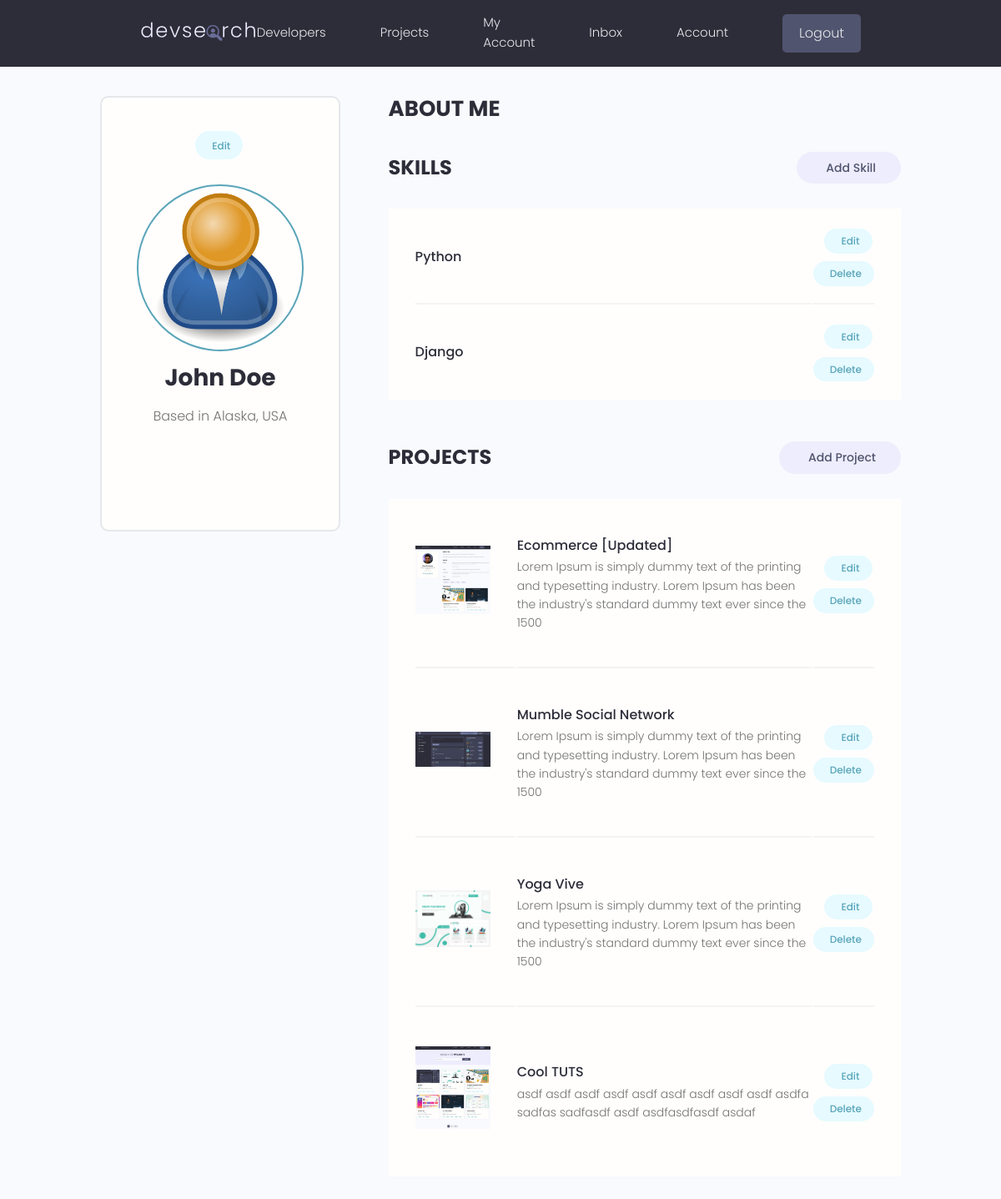
/account/ (signed in), run on the app's committed database.
### users/models.py (models this page shows, shortened)
class Profile(models.Model):
    user = models.OneToOneField(User, on_delete=models.CASCADE, null=True, blank=True)
    name = models.CharField(max_length=200, blank=True, null=True)
    email = models.EmailField(max_length=500, blank=True, null=True)
    username = models.CharField(max_length=200, blank=True, null=True)
    location = models.CharField(max_length=200, blank=True, null=True)
    short_intro = models.CharField(max_length=200, blank=True, null=True)
    bio = models.TextField(blank=True, null=True)
    profile_image = models.ImageField(null=True, blank=True, upload_to='profiles/', default="profiles/user-default.png")
    social_github = models.CharField(max_length=200, blank=True, null=True)
    social_twitter = models.CharField(max_length=200, blank=True, null=True)
    social_linkedin = models.CharField(max_length=200, blank=True, null=True)
    social_youtube = models.CharField(max_length=200, blank=True, null=True)
    social_website = models.CharField(max_length=200, blank=True, null=True)
    created = models.DateTimeField(auto_now_add=True)
    id = models.UUIDField(default=uuid.uuid4, unique=True, primary_key=True, editable=False)
    class Meta:
        ordering = ['created']
    @property
    def imageURL(self):
        try:
            url = self.profile_image.url
        except:
            url = ''
        return url

class Skill(models.Model):
    owner = models.ForeignKey(Profile, on_delete=models.CASCADE, null=True)
    name = models.CharField(max_length=200, blank=True, null=True)
    description = models.TextField(null=True, blank=True)
    created = models.DateTimeField(auto_now_add=True)
    id = models.UUIDField(default=uuid.uuid4, unique=True, primary_key=True, editable=False)

### projects/models.py (models this page shows, shortened)
class Project(models.Model):
    owner = models.ForeignKey(Profile, null=True, blank=True, on_delete=models.CASCADE)
    title = models.CharField(max_length=200)
    description = models.TextField(null=True, blank=True)
    featured_image = models.ImageField(null=True, blank=True, default="default.jpg")
    demo_link = models.CharField(max_length=2000, null=True, blank=True)
    source_link = models.CharField(max_length=2000, null=True, blank=True)
    tags = models.ManyToManyField('Tag', blank=True)
    vote_total = models.IntegerField(default=0, null=True, blank=True)
    vote_ratio = models.IntegerField(default=0, null=True, blank=True)
    created = models.DateTimeField(auto_now_add=True)
    id = models.UUIDField(default=uuid.uuid4, unique=True, primary_key=True, editable=False)
    class Meta:
        ordering = ['-vote_ratio', '-vote_total', 'title']
    @property
    def imageURL(self):
        try:
            url = self.featured_image.url
        except:
            url = ''
        return url

### users/views.py (the view)
# urls.py: path('account/', views.userAccount, name="account"),
@login_required(login_url='login')
def userAccount(request):
    profile = request.user.profile
    skills = profile.skill_set.all()
    projects = profile.project_set.all()
    context = {'profile': profile, 'skills': skills, 'projects': projects}
    return render(request, 'users/account.html', context)

### users/templates/users/account.html (shortened to what this page needs)
{% extends 'main.html' %}
{% block content %}
  <main class="settingsPage profile my-md">
    <div class="container">
      <div class="layout">
        <div class="column column--1of3">
          <div class="card text-center">
            <div class="card__body dev">
              <a class="tag tag--pill tag--main settings__btn" href="{% url 'edit-account' %}"> Edit</a>
              <img class="avatar avatar--xl dev__avatar" src="{{profile.imageURL}}" />
              <h2 class="dev__name">{{profile.name}}</h2>
              <p class="dev__location">Based in {{profile.location}}</p>
              <ul class="dev__social">
              </ul>
            </div>
          </div>
        </div>
        <div class="column column--2of3">
          <div class="devInfo">
            <h3 class="devInfo__title">About Me</h3>
          </div>
          <div class="settings">
            <h3 class="settings__title">Skills</h3>
            <a class="tag tag--pill tag--sub settings__btn tag--lg" href="{% url 'create-skill' %}"> Add Skill</a>
          </div>
          <table class="settings__table">
            {% for skill in skills %}
            <tr>
              <td class="settings__tableInfo">
                <h4>{{skill.name}}</h4>
              </td>
              <td class="settings__tableActions">
                <a class="tag tag--pill tag--main settings__btn" href="{% url 'update-skill' skill.id %}"> Edit</a>
                <a class="tag tag--pill tag--main settings__btn" href="{% url 'delete-skill' skill.id %}?next=/account">
                  Delete</a>
              </td>
            </tr>
            {% endfor %}
          </table>
          <div class="settings">
            <h3 class="settings__title">Projects</h3>
            <a class="tag tag--pill tag--sub settings__btn tag--lg" href="{% url 'create-project' %}"> Add Project</a>
          </div>
          <table class="settings__table">
            {% for project in projects %}
            <tr>
              <td class="settings__thumbnail">
                <a href="{% url 'project' project.id %}"><img src="{{project.imageURL}}" alt="Project Thumbnail" /></a>
              </td>
              <td class="settings__tableInfo">
                <a href="{% url 'project' project.id %}">{{project.title}}</a>
                <p>{{project.description|slice:"150"}}</p>
              </td>
              <td class="settings__tableActions">
                <a class="tag tag--pill tag--main settings__btn" href="{% url 'update-project' project.id %}"> Edit</a>
                <a class="tag tag--pill tag--main settings__btn" href="{% url 'delete-project' project.id %}?next=/account">
                  Delete</a>
              </td>
            </tr>
            {% endfor %}
          </table>
        </div>
      </div>
    </div>
  </main>
  {% endblock %}

### static/styles/app.css (style rules this page uses)
:root { --color-sub: #2d2d39; }
.card { border: 2px solid var(--color-light); }
img { width: 100%; }
.profile .card > .dev { padding: 4rem; }
.dev__avatar { display: block; margin: auto; }
.dev__name { color: var(--color-sub); font-size: 2.8rem; font-weight: 700; margin-top: 1rem; margin-bottom: 0.5rem; }
.dev__location { margin-top: 1rem; }
.dev__social { margin: 3rem 0; list-style: none; display: flex; justify-content: center; gap: 1.5rem; }
.devInfo { margin-bottom: 3rem; }
.devInfo__title, .devInfo__subtitle { font-size: 2.6rem; color: var(--color-sub); text-transform: uppercase; font-weight: 700; margin-bottom: 1.5rem; }
.settingsPage .dev > .settings__btn { display: inline-block; margin-bottom: 3rem; }
.settings { display: flex; justify-content: space-between; align-items: center; }
.settings__title { font-size: 2.4rem; text-transform: uppercase; font-weight: 700; color: var(--color-sub); }
.settings__table { margin-top: 3rem; margin-bottom: 5rem; padding: 0 3rem; background: var(--color-white); }
.settings__table tr { width: 100%; }
.settings__table tr > td { padding: 2rem 0; }
.settings__table tr:not(:last-child) td { border-bottom: 2px solid var(--color-white-light); }
.settings__thumbnail { width: 23%; min-width: 10rem; }
.settings__thumbnail img { padding-right: 3rem; height: 15rem; object-fit: contain; }
.settings__tableInfo { width: 100%; }
.settings__tableInfo h4, .settings__tableInfo a { padding-right: 1rem; width: auto; font-size: 1.6rem; font-weight: 500; color: var(--color-sub); }
.settings__tableInfo p { font-size: 1.4rem; }
.settings__tableActions { text-align: right; }

### static/uikit/styles/modules/_variables.css (style rules this page uses)
:root { --color-main: #5aa5b9; --color-main-light: #e6faff; --color-sub: #3f4156; --color-sub-light: #51546e; --color-sub-lighter: #ededfd; --color-text: #737373; --color-gray: #8b8b8b; --color-light: #e5e7eb; --color-light-gray: #767676; --color-bg: #f8fafd; --color-white: #fffefd; --color-white-light: #f3f3f3; --color-success: #359e64; --color-success-bg: #def8e8; --color-error: #fc4b0b; --color-error-bg: #fff2ee; --font-base: 'Poppins', arial, helvetica, 'Segoe UI', roboto, ubuntu, sans-serif; --font-monospace: 'Fira Code', 'Courier New', courier, monospace; --font-regular: 300; --font-medium: 500; --font-bold: 700; --generic-shadow: 1px 1px 5px #00000010; --generic-transition: all 0.3s ease-in-out; }

### static/uikit/styles/modules/_base.css (style rules this page uses)
* { margin: 0; padding: 0; box-sizing: border-box; text-rendering: optimizeLegibility; color: inherit; font-size: inherit; }
html { font-size: 50%; }
@media only screen and (min-width: 480px) { html { font-size: 56.25%; } }
@media only screen and (min-width: 1200px) { html { font-size: 62.5%; } }
body { line-height: 1.6; font-weight: 400; font-size: 1.5rem; color: var(--color-text); background-color: var(--color-bg); min-height: 100vh; }

### static/uikit/styles/modules/_typography.css (style rules this page uses)
* { font-family: var(--font-base); }
h2 { font-size: 3.6rem; font-weight: var(--font-bold); }
h3 { font-size: 3.2rem; font-weight: var(--font-medium); }
h4 { font-size: 2.8rem; font-weight: var(--font-medium); }
p, span, strong { font-size: 1.6rem; color: var(--color-text); font-weight: var(--font-regular); }
a { padding-bottom: 2px; text-decoration: none; display: inline-block; color: var(--color-main); font-weight: var(--font-medium); }

### static/uikit/styles/modules/_utilities.css (style rules this page uses)
.container { width: 92%; max-width: 165rem; margin: 0 auto; box-sizing: border-box; }
@media screen and (min-width: 1000px) { .container { width: 90%; } }
@media screen and (min-width: 1200px) { .container { width: 80%; } }
.text-center { text-align: center; }
.my-md { margin: 3rem auto; }

### static/uikit/styles/modules/_avatar.css (style rules this page uses)
.avatar { border-radius: 50%; border: 2px solid var(--color-main); object-fit: cover; }
.avatar--xl { height: 20rem; width: 20rem; }

### static/uikit/styles/modules/_card.css (style rules this page uses)
.card { border-radius: 1rem; background-color: var(--color-white); border: 1.5px solid var(--color-light); width: auto; height: auto; margin-top: 0.5rem; margin-bottom: 0.5rem; overflow: hidden; }
.card__body, .card__header { padding: 2rem 2.5rem; }

### static/uikit/styles/modules/_layout.css (style rules this page uses)
.layout { display: flex; flex-flow: row wrap; justify-content: space-between; }
.layout > .column { margin-bottom: 3rem; }
.layout > .column.column--1of3 { flex-basis: 30%; }
.layout > .column.column--2of3 { flex-basis: 64%; }

### data on the page
Profile: imageURL (placeholder picture), name "John Doe", location "Alaska, USA"
Skill: name "Python"
Skill: name "Django"
Project: imageURL (picture), title "Ecommerce [Updated]", description "Lorem Ipsum is simply dummy text of the printing and typesetting industry. Lorem Ipsum has been the industry's standard dummy text ever since the 1500"
Project: imageURL (picture), title "Mumble Social Network", description "Lorem Ipsum is simply dummy text of the printing and typesetting industry. Lorem Ipsum has been the industry's standard dummy text ever since the 1500"
Project: imageURL (picture), title "Yoga Vive", description "Lorem Ipsum is simply dummy text of the printing and typesetting industry. Lorem Ipsum has been the industry's standard dummy text ever since the 1500"
Project: imageURL (picture), title "Cool TUTS", description "asdf asdf asdf asdf asdf asdf asdf asdf asdf asdfa sadfas sadfasdf asdf asdfasdfasdf asdaf"
